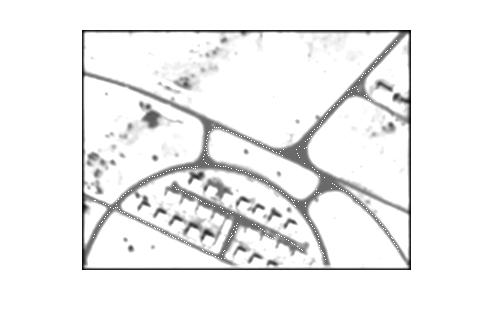
%> input picture code/image/untitled.jpg, 493 x 326 px
$ octave huron_final_kalman_1.m   (GNU Octave 9; MATLAB toolbox functions it lacks are replaced by stand-ins)
%> lines starting %> are read from the running program, lines starting %| are printed output that depends on the picture
### code/CUT_IMAGE_DAY_2.m
function CUT_IMAGE_DAY_2
global x
x(110,341)=40;
x(110,342)=41;
x(109,341)=40;
x(109,342)=41;
x(109,343)=40;
x(235,306)=41;
x(236,306)=40;
x(237,306)=41;
x(238,306)=40;
x(239,306)=41;
x(240,306)=40;
x(232,305)=41;
x(233,305)=40;
x(234,305)=41;
x(235,305)=40;
x(236,305)=41;
x(235,305)=40;
x(173,373)=255;
x(174,372)=255;
x(175,371)=255;
x(176,370)=255;

### code/SOURCE_PROFILE_EXTENDED.m
%%%------------------------------- create source profile----------------------------------------------------------------------------------%%%%%%%%%%%
%%% its very professional program... this program automaticaly find refrence profile from near input point that profile select between 10
%%% pixel's gray level that most repeatet than round pixel
%%% input :
%%% ROW_OPTIMUM & COLOUMN_OPTIMUM : cordinate of input point in first situation
%%% ANGLE : angle of road that we assumed in first situation ( if angle in quarter 1 or 2 we assume up of point 'be onvane' road class and
%%% if angle in quarter 3 or 4 we assume down of point 'be onvane' road class )
%%% W : wide of road in first situation
%%% MAX_PROF :  maximum value for gray level road that we want classify (
%%% mazrabe 10)
%%% MAX_CLASYFY_SEARCH : number of search for classifying
%%% MAX_WIDE_PROFILE : maximum element of profile
%%% DIFF_PROF : diffresntial between 2 pixel for join in 1 class (
%%% pishfarz 10 )
%%% SIZE_PROFILE :   number of profile ( 3,5,7,9,...)
%%%
%%% output :
%%% final_source_profile : original profile after create profile element
%%% and choose optimal value between SOURCE_PROFILE according to lenght of
%%% SIZE_PROFILE
%%% SOURCE_PROF : all of found pixel of class ( gray level value )
%%%--------------------------------------------------------------------------------------------------------------------------------------------------%%%%%%%%%


function[ final_source_profile , SOURCE_PROF ] = SOURCE_PROFILE_EXTENDED(ROW_OPTIMUM , COLOUMN_OPTIMUM , ANGLE , W  , MAX_PROF , MAX_CLASYFY_SEARCH , MAX_WIDE_PROFILE , DIFF_PROF , SIZE_PROFILE , SOURCE_PROFILE_OLD)

global x
seed = x;

[M , N ] =size(x)

%% create seed for earn profile
wide_SOURCE_PROFILE = W;
SOURCE_PROF =[];
final_source_profile=[];
flag_find_profile = 0;
find_point =[];
while(flag_find_profile==0)

for k = 10 : 10 : MAX_PROF
for i= 1:M
    for j=1:N

        if (x(i,j) <=k) && ( x(i,j) > k - 10 )
        seed(i,j) = k;
        end

        end
    end
end

for i= 1:M
    for j=1:N
        if seed(i,j) > MAX_PROF
            seed(i,j) = 255;
        end
    end
end

m_search =0;
flag_seed = 0;
while ( m_search < MAX_CLASYFY_SEARCH )
    flag_seed = 0;
    for i=2:M-2
        for j=2:N-2
            if seed(i,j) <=70
           if  (abs(seed(i,j) - seed(i+1,j-1) ) <= 10) &&  ( seed( i+1 , j-1 ) <= 100 )
               flag_seed = flag_seed + 1;
               seed(i,j)  = seed(i+1,j-1);
            elseif (abs(seed(i,j) - seed(i,j-1) ) <= 10) &&  ( seed( i , j-1 ) <= 100 )
             flag_seed = flag_seed + 1;
             seed(i,j)  = seed(i,j-1);
           elseif (abs(seed(i,j) - seed(i+1,j) ) <= 10) &&  ( seed( i+1 , j ) <= 100 )
             flag_seed = flag_seed + 1;
             seed(i,j)  = seed(i+1,j);
           elseif (abs(seed(i,j) - seed(i+1,j+1) ) <= 10) &&  ( seed( i+1 , j+1 ) <= 100 )
             flag_seed = flag_seed + 1;
             seed(i,j)  = seed(i+1,j+1);
           elseif (abs(seed(i,j) - seed(i,j+1) ) <= 10) &&  ( seed( i , j+1 ) <= 100 )
             flag_seed = flag_seed + 1;
             seed(i,j)  = seed(i,j+1);
             elseif (abs(seed(i,j) - seed(i+1,j) ) <= 10) &&  ( seed( i+1 , j ) <= 100 )
             flag_seed = flag_seed + 1;
             seed(i,j)  = seed(i+1,j);
             elseif (abs(seed(i,j) - seed(i-1,j-1) ) <= 10) &&  ( seed( i-1 , j-1 ) <= 100 )
             flag_seed = flag_seed + 1;
             seed(i,j)  = seed(i-1,j-1);
             elseif (abs(seed(i,j) - seed(i-1,j+1) ) <= 10) &&  ( seed( i-1 , j+1 ) <= 100 )
             flag_seed = flag_seed + 1;
             seed(i,j)  = seed(i-1,j+1);
             elseif (abs(seed(i,j) - seed(i-1,j) ) <= 10) &&  ( seed( i-1 , j ) <= 100 )
             flag_seed = flag_seed + 1;
             seed(i,j)  = seed(i-1,j);
           end
            end
        end
    end
    m_search = m_search +1
end

%%

if ((ANGLE > 0 ) && (ANGLE < 180 ) ) || ((ANGLE > -360 ) && (ANGLE < -180 ) )  %%% choose moving up or down for earn class of road
    up_down = 1;
else
    up_down = -1;
end

r_prof = ROW_OPTIMUM
c_prof = COLOUMN_OPTIMUM
prof_count = 1;


    R_prof =0;
    R_prof(1,1) = seed(r_prof,c_prof );
    r_4 = r_prof;
    c_4 = c_prof;
    i=1;
    %%
    while(abs( R_prof (1,i) - seed(ROW_OPTIMUM,COLOUMN_OPTIMUM )) <= DIFF_PROF ) && ( i < wide_SOURCE_PROFILE ) && ( prof_count <MAX_WIDE_PROFILE)


            if x(r_prof,c_4 ) < MAX_PROF
            SOURCE_PROF(1,prof_count) = x(r_prof , c_4 );
            end

             i = i + 1;
             c_4 = c_4 + 1;
             prof_count = prof_count + 1;

             R_prof(1,i) = seed(r_prof , c_4 );


                    if ( round(r_4) > M ) || ( round(r_4) == 0 ) || ( round(c_4) > N ) || ( round(c_4) == 0 )   %% [M,N] = size(x)
                       break;
                   end

                   j=1;
                   C_prof =0;
                   C_prof(1,1) = seed(r_prof,c_4 );
                   while(abs( C_prof (1,j) - seed(ROW_OPTIMUM,COLOUMN_OPTIMUM )) <= DIFF_PROF ) && ( j< wide_SOURCE_PROFILE )

                             if x(r_4,c_4 ) < MAX_PROF
                             SOURCE_PROF(1,prof_count) = x(r_4 , c_4 );
                             end

                             j= j + 1;
                             r_4 = r_4 + (up_down);
                             prof_count = prof_count + 1 ;

                             if ( round(r_4) > M ) || ( round(r_4) == 0 ) || ( round(c_4) > N ) || ( round(c_4) == 0 )   %% [M,N] = size(x)
                                   break;
                               end

                             C_prof(1,j) = seed(r_4 , c_4 );


                   end


    end

  %%

    R_prof =0;
    R_prof(1,1) = seed(r_prof,c_prof );
    r_4 = r_prof;
    c_4 = c_prof;
    i=1;

    while(abs( R_prof (1,i) - seed(ROW_OPTIMUM,COLOUMN_OPTIMUM )) <= DIFF_PROF ) && ( i < wide_SOURCE_PROFILE ) &&  ( prof_count <MAX_WIDE_PROFILE)


            if x(r_prof,c_4 ) < MAX_PROF
            SOURCE_PROF(1,prof_count) = x(r_prof , c_4 );
            end

             i = i + 1;
             c_4 = c_4 - 1;
             prof_count = prof_count + 1 ;

             R_prof(1,i) = seed(r_prof , c_4 );


                   if ( r_prof > M-2 ) || ( r_prof == 2 ) || ( c_4 > N-2 ) || ( c_4 == 2 )   %% [M,N] = size(x)
                       break;
                   end

                   j=1;
                   C_prof =0;
                   C_prof(1,1) = seed(r_prof,c_4 );
                   while(abs( C_prof (1,j) - seed(ROW_OPTIMUM,COLOUMN_OPTIMUM )) <= DIFF_PROF ) && ( j< wide_SOURCE_PROFILE )

                             if x(r_4,c_4 ) < MAX_PROF
                             SOURCE_PROF(1,prof_count) = x(r_4 , c_4 );
                             size_f = size(find_point)
                             add = size_f(1)+1;
                             find_point(add,1)=r_4;
                             find_point(add,2)=c_4;
                             end

                             j= j + 1;
                             r_4 = r_4 +  (up_down);
                             prof_count = prof_count + 1 ;

                             if ( round(r_4) > M ) || ( round(r_4) == 0 ) || ( round(c_4) > N ) || ( round(c_4) == 0 )   %% [M,N] = size(x)
                                   break;
                               end

                             C_prof(1,j) = seed(r_4 , c_4 );


                   end


    end

   if numel( SOURCE_PROF) == 0
           SOURCE_PROF  = SOURCE_PROFILE_OLD;
           final_source_profile = SOURCE_PROFILE_OLD;
           flag_find_profile = 1;
           break
   end
    SOURCE_PROF = round(SOURCE_PROF);
    %%  create original source profile
    %%% profile segment beetween 10 gray level and profile choise beetween
    %%% them if have maximum elemnt

    value = zeros( 1, MAX_PROF);

    for i=10:10:MAX_PROF

        count = 0;

        for k = 1: numel(SOURCE_PROF)

            if (SOURCE_PROF(k) <= i ) && ( SOURCE_PROF(k) > i - 10 )

                count = count + 1 ;
            end
        end

        value(i) = count;

    end

    [ size_max_prof , max_prof ] = max(value);

    k=0;
    for i = 1 : numel(SOURCE_PROF)

        if (SOURCE_PROF(i) <=  max_prof) && ( SOURCE_PROF(i) > max_prof - 10)

            k = k+1;
            prof(k) = SOURCE_PROF(i);

        end
    end

    %% regulation original profile according to preference
    %%% regulation profile according to number of repeat element of profile
    %%% matrix

    unique_prof = unique(prof);
    A = histc(prof , unique_prof);
    k=0;

    while( max(A) ~= 0 )

        k= k+1;
        [maximum , max_element ] = max(A);
        profile_equ(1,k) = unique_prof(max_element);
        profile_equ(2,k) = maximum;

        A(max_element) = 0;

    end

    %% creat source profile in different state

    final_source_profile = 0;

    u_size = numel(unique_prof);

    if u_size < SIZE_PROFILE

        d=1;
        k = SIZE_PROFILE - u_size;
        final_source_profile = unique_prof;

        while ( k ~= 0 )

            for i=1:u_size

                t=profile_equ(2,i);

                for j = 1:t

                    final_source_profile( u_size + d) = profile_equ(1,i);
                    d=d+1;
                    k=k-1;

                    if k == 0
                        break
                    end

                end

                if k == 0
                        break
                end

            end
        end

    elseif u_size == SIZE_PROFILE

        final_source_profile = unique_prof;

    elseif u_size > SIZE_PROFILE

        for i = 1: SIZE_PROFILE

            final_source_profile(i) = profile_equ(1,i);

        end
    end
%     SOURCE_PROF
%     IMSHOW_IMAGE_KALMAN(find_point , 1 , 2 , 6)
%     pause
    flag_find_profile = 1;
end


%%


### code/huron_final_kalman_1.m
%%
%%% this method create with :
%%% 1 : canny edge detector
%%% 2 :create Automatic  source profile
%%% 3 : variable distance between two point according to curve or right road
%%% 4 : softening image with 5*5 mask
%%%
%%% 2 step for measurment :
%%% 1 : use ''x'' for search best profile matching with journal method(xcorr2)
%%% 2 : use ''t'' for search best distance to edge with canny edge detector
%%%

%%
%%%%%%  create image and smooth that %%%%%%%%%%%%
clc;clear all;
global x
global edge_canny
global match_wide
global M
global N
global cluster
global max_profile


a=imread  ( 'E:\internet\uni\proje\matlab\Untitled.jpg');   %%---**---%%
%> a is the input picture: size 326x493x3 uint8; min 0, max 255, mean 240.7
b=rgb2gray(a);
x=double(b);
level = graythresh(b);
%> level = 0.737
level = im2uint8(level)
%> level = 188

CUT_IMAGE_DAY_2()                %%---**---%%
%> in CUT_IMAGE_DAY_2, `x(110,341)=40;`: x: size 326x493 double; min 0, max 255, mean 240.7; mean of the top-left, top-right, bottom-left and bottom-right quarters 243.5, 242.4, 236.2, 240.5
%> in CUT_IMAGE_DAY_2, `x(239,306)=41;`: x: size 326x493 double; min 0, max 255, mean 240.7; mean of the top-left, top-right, bottom-left and bottom-right quarters 243.5, 242.4, 236.2, 240.4
%> in CUT_IMAGE_DAY_2, `x(232,305)=41;`: x: size 326x493 double; min 0, max 255, mean 240.6


mask = ( 1/115) * [ 2 4 5 4 2 ; 4 9 12 9 4 ; 5 12 15  12  5 ; 4 9 12 9 4 ; 2 4 5 4 2 ]
x= conv2(mask , x);       %% softening image
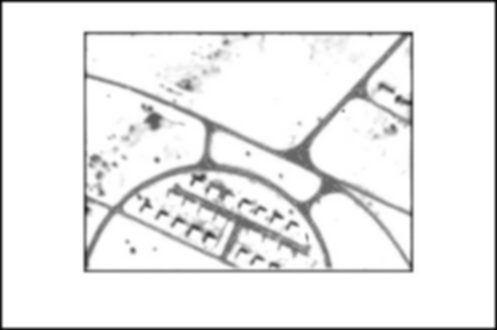
%> x: size 330x497 double; min 4.43, max 352.6, mean 326; drawn with min black and max white


y=x;
t=x;                  %% use for canny edge detector and find best distance between edge
[M , N ] =size(t);
%> M = 330; N = 497

for i= 1:M                     %% i know that road in dark position isnt more than ... gray level therfor i assume gray level of image is max in non road
    for j=1:N
        if x(i,j) > level             %%---**---%%
            t(i,j) = 255;
        end
    end
end
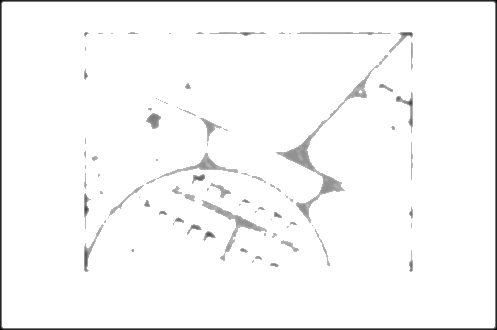
%> t: size 330x497 double; min 4.43, max 255, mean 248.7


 %%
 %%%%%%%% algorithm %%%%%%%%%%%


 %%
%%%%%% initialize point %%%%%%%%%%%%%
%%%%%% initialize road %%%%%%%%%%%%%%%%%%%%%%%%%%%%%%%%%%%%%%%%%%%%%%%%

dt_right_road= sqrt (10);             %% distance between point in righ road when angle has soft change   %%---**---%%
dt_curve_road = sqrt(4);             %% distance between point in curve road when angle has big change   %%---**---%%

dt=dt_right_road;                        %% distance between point in first point
dtt=dt;

 r_optimum = 358 ;                       %% initialize row for priori estimate   (pixel)                    %%---**---%%
 c_optimum = 265;                         %% initialize column for  priori estimate (pixel)                %%---**---%%
 r_opt = r_optimum ;
c_opt = c_optimum ;

 angle =80 ;                                                                                                %%---**---%%
 angle_old = angle;
 angle_optimum = ( angle * pi )/180 ;    %% initialize angle of road

 W=15;                                         %% initialize road wide                 %%---**---%%
 W_P=W;
 W1=W_P; W2 = W_P; W3 = W_P; W4 = W_P;  W5 = W_P; W6 = W_P; W7 = W_P; W8 = W_P ; W9 = W_P; W10 = W_P;


 fo_optimum = 0.000001 ;
 fo = fo_optimum;                       %% initialize change in the road direction

 p_k_0 = 0.0001;                         %% initialize covariance matrice

 %%%%%%%%%%% initialize reference profile%%%%%%%%%%%%%%%%%%%%%%%%%%%%
max_profile = level;                       %%---**---%%    %% this point show when point out of road
%> max_profile = 188
 max_clasify_search = 150;
 max_wide_profile =200;
 diff_profile = 10;
 size_profile = 9;                      %%---**---%%
 [ source_profile , pf ] = SOURCE_PROFILE_EXTENDED(r_optimum , c_optimum , angle , W  , max_profile , max_clasify_search , max_wide_profile , diff_profile , size_profile)
%> (the run ends here)
